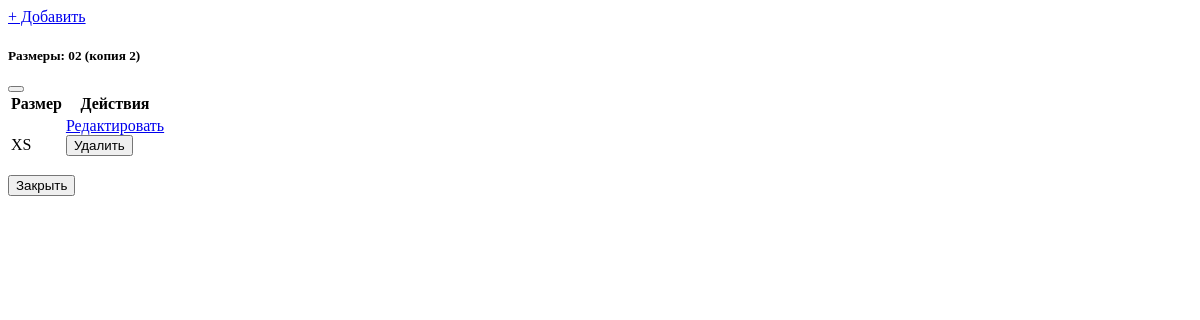
Before: /sewing/variant/63/sizes/ with the older database file.
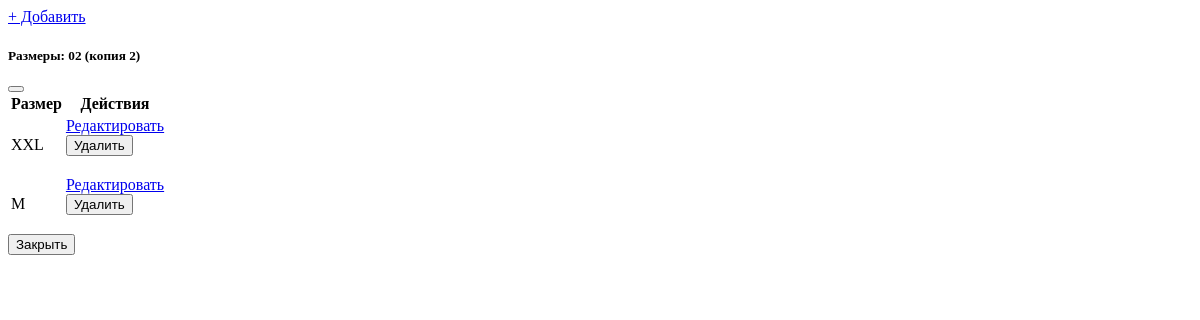
After: the same page with the newer database file.
### sewing/models.py (models this page shows, shortened)
class VariantSize(BaseModel):
    variant = models.ForeignKey('ModelVariant', on_delete=models.CASCADE,
                                related_name="sizes", verbose_name=_("Вариант"))
    size = models.ForeignKey('info.Size', on_delete=models.PROTECT, verbose_name=_("Размер"))
    notes = models.CharField(_("Примечание"), max_length=255, blank=True, null=True)
    class Meta:
        db_table = "sewing_variant_sizes"
        verbose_name = _("Размер варианта")
        verbose_name_plural = _("Размеры варианта")
        constraints = [
            UniqueConstraint(fields=["variant", "size"], name="uniq_size_per_variant")
        ]

### info/models.py (models this page shows, shortened)
class Size(models.Model):
    name = models.CharField(_("Размер"), max_length=64, unique=True)
    is_active = models.BooleanField(_("Активен"), default=True)
    notes = models.CharField(_("Примечание"), max_length=255, blank=True, null=True)
    class Meta:
        db_table = "sewing_size_catalog"
        verbose_name = _("Размер (справочник)")
        verbose_name_plural = _("Размеры (справочник)")

### sewing/views.py (the view)
# urls.py: path("variant/<int:pk>/sizes/", views.VariantSizesListView.as_view(), name="variant-sizes"),
class VariantSizesListView(View):
    def get(self, request, pk):
        variant = get_object_or_404(ModelVariant, pk=pk)
        sizes = variant.sizes.select_related("size").all()
        return render(request, "sewing/_modal_variant_sizes_list.html", {
            "variant": variant,
            "sizes": sizes,
        })

### templates/sewing/_modal_variant_sizes_list.html (shortened to what this page needs)
<div class="modal-header py-4 position-relative">
  <a href="{% url 'sewing:variant-size-create' variant.id %}"
     class="btn btn-success btn-sm position-absolute start-0 ms-2"
     data-bs-toggle="modal"
     data-bs-target="#sizeFormModal">
    + Добавить
  </a>
  <h5 class="modal-title mx-auto">Размеры: {{ variant.name }}</h5>
  <button type="button" class="btn btn-close" data-bs-dismiss="modal" aria-label="Close"></button>
</div>
<div class="modal-body small">
  {% if sizes %}
    <div class="table-responsive">
      <table class="table table-sm align-middle">
        <thead>
          <tr class="text-center">
            <th>Размер</th>
            <th>Действия</th>
          </tr>
        </thead>
        <tbody>
        {% for s in sizes %}
          <tr class="text-center">
            <td>{{ s.size.name }}</td>
            <td>
              <a href="{% url 'sewing:variant-size-edit' s.id %}"
                 class="btn btn-outline-primary btn-sm"
                 data-bs-toggle="modal"
                 data-bs-target="#sizeFormModal">
                Редактировать
              </a>
              <form method="post"
                    action="{% url 'sewing:variant-size-delete' s.id %}"
                    class="d-inline js-crud-delete">
                <button type="submit" class="btn btn-outline-danger btn-sm">
                  Удалить
                </button>
              </form>
            </td>
          </tr>
        {% endfor %}
        </tbody>
      </table>
    </div>
  {% else %}
    <div class="text-muted">Размеров пока нет.</div>
  {% endif %}
</div>
<div class="modal-footer py-2">
  <button type="button" class="btn btn-secondary btn-sm" data-bs-dismiss="modal">Закрыть</button>
</div>

Changed rows visible on the page:
changed VariantSize: size.name "XS" → "XXL"
added VariantSize: size.name "M"
